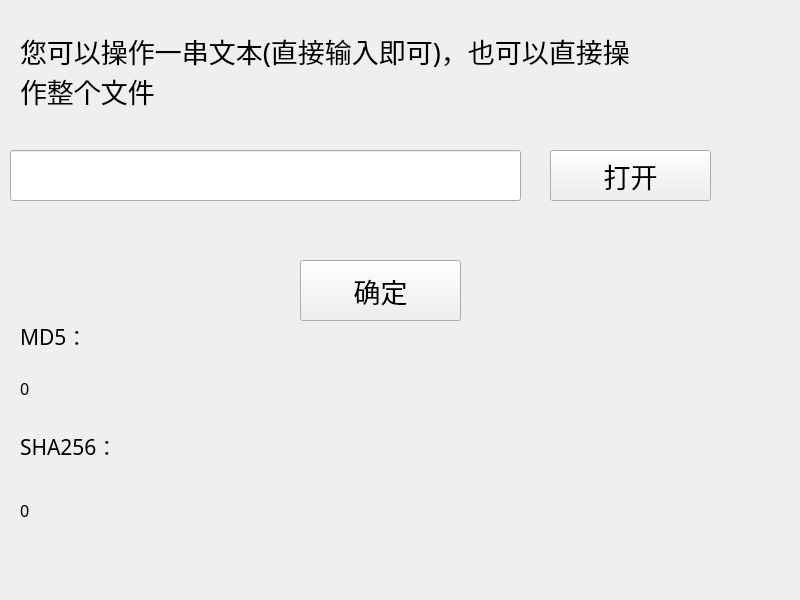
<?xml version="1.0" encoding="UTF-8"?>
<ui version="4.0">
 <class>hashSum</class>
 <widget class="QWidget" name="hashSum">
  <property name="geometry">
   <rect>
    <x>0</x>
    <y>0</y>
    <width>800</width>
    <height>600</height>
   </rect>
  </property>
  <property name="windowTitle">
   <string>求和校验</string>
  </property>
  <widget class="QLabel" name="label">
   <property name="geometry">
    <rect>
     <x>20</x>
     <y>30</y>
     <width>621</width>
     <height>81</height>
    </rect>
   </property>
   <property name="font">
    <font>
     <family>隶书</family>
     <pointsize>20</pointsize>
    </font>
   </property>
   <property name="text">
    <string>您可以操作一串文本(直接输入即可)，也可以直接操作整个文件</string>
   </property>
   <property name="wordWrap">
    <bool>true</bool>
   </property>
  </widget>
  <widget class="QLineEdit" name="lineEdit">
   <property name="geometry">
    <rect>
     <x>10</x>
     <y>150</y>
     <width>511</width>
     <height>51</height>
    </rect>
   </property>
  </widget>
  <widget class="QPushButton" name="selectFile">
   <property name="geometry">
    <rect>
     <x>550</x>
     <y>150</y>
     <width>161</width>
     <height>51</height>
    </rect>
   </property>
   <property name="font">
    <font>
     <family>幼圆</family>
     <pointsize>20</pointsize>
    </font>
   </property>
   <property name="text">
    <string>打开</string>
   </property>
  </widget>
  <widget class="QPushButton" name="fire">
   <property name="geometry">
    <rect>
     <x>300</x>
     <y>260</y>
     <width>161</width>
     <height>61</height>
    </rect>
   </property>
   <property name="font">
    <font>
     <family>等线</family>
     <pointsize>20</pointsize>
    </font>
   </property>
   <property name="text">
    <string>确定</string>
   </property>
  </widget>
  <widget class="QLabel" name="label_2">
   <property name="geometry">
    <rect>
     <x>20</x>
     <y>310</y>
     <width>101</width>
     <height>51</height>
    </rect>
   </property>
   <property name="font">
    <font>
     <family>楷体</family>
     <pointsize>16</pointsize>
    </font>
   </property>
   <property name="text">
    <string>MD5：</string>
   </property>
  </widget>
  <widget class="QLabel" name="MD5_result">
   <property name="geometry">
    <rect>
     <x>20</x>
     <y>358</y>
     <width>751</width>
     <height>61</height>
    </rect>
   </property>
   <property name="font">
    <font>
     <family>方正姚体</family>
     <pointsize>12</pointsize>
    </font>
   </property>
   <property name="text">
    <string>0</string>
   </property>
  </widget>
  <widget class="QLabel" name="label_3">
   <property name="geometry">
    <rect>
     <x>20</x>
     <y>420</y>
     <width>121</width>
     <height>51</height>
    </rect>
   </property>
   <property name="font">
    <font>
     <family>楷体</family>
     <pointsize>16</pointsize>
    </font>
   </property>
   <property name="text">
    <string>SHA256：</string>
   </property>
  </widget>
  <widget class="QLabel" name="SHA256_result">
   <property name="geometry">
    <rect>
     <x>20</x>
     <y>480</y>
     <width>751</width>
     <height>61</height>
    </rect>
   </property>
   <property name="font">
    <font>
     <family>方正姚体</family>
     <pointsize>12</pointsize>
    </font>
   </property>
   <property name="text">
    <string>0</string>
   </property>
  </widget>
 </widget>
 <resources/>
 <connections/>
</ui>
